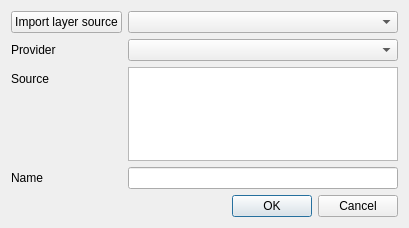
<?xml version="1.0" encoding="UTF-8"?>
<ui version="4.0">
 <class>QgsEmbeddedLayerSelectDialog</class>
 <widget class="QDialog" name="QgsEmbeddedLayerSelectDialog">
  <property name="geometry">
   <rect>
    <x>0</x>
    <y>0</y>
    <width>409</width>
    <height>228</height>
   </rect>
  </property>
  <property name="windowTitle">
   <string>Dialog</string>
  </property>
  <layout class="QFormLayout" name="formLayout">
   <item row="1" column="0">
    <widget class="QLabel" name="label">
     <property name="text">
      <string>Provider</string>
     </property>
    </widget>
   </item>
   <item row="2" column="0">
    <widget class="QLabel" name="label_2">
     <property name="text">
      <string>Source</string>
     </property>
    </widget>
   </item>
   <item row="3" column="0">
    <widget class="QLabel" name="label_3">
     <property name="text">
      <string>Name</string>
     </property>
    </widget>
   </item>
   <item row="4" column="1">
    <widget class="QDialogButtonBox" name="buttonBox">
     <property name="orientation">
      <enum>Qt::Horizontal</enum>
     </property>
     <property name="standardButtons">
      <set>QDialogButtonBox::Cancel|QDialogButtonBox::Ok</set>
     </property>
    </widget>
   </item>
   <item row="0" column="0">
    <widget class="QPushButton" name="mImportBtn">
     <property name="text">
      <string>Import layer source</string>
     </property>
    </widget>
   </item>
   <item row="0" column="1">
    <widget class="QComboBox" name="mLayers"/>
   </item>
   <item row="1" column="1">
    <widget class="QComboBox" name="mProviders"/>
   </item>
   <item row="3" column="1">
    <widget class="QLineEdit" name="mLayerName"/>
   </item>
   <item row="2" column="1">
    <widget class="QPlainTextEdit" name="mSource"/>
   </item>
  </layout>
 </widget>
 <resources/>
 <connections>
  <connection>
   <sender>buttonBox</sender>
   <signal>accepted()</signal>
   <receiver>QgsEmbeddedLayerSelectDialog</receiver>
   <slot>accept()</slot>
   <hints>
    <hint type="sourcelabel">
     <x>248</x>
     <y>254</y>
    </hint>
    <hint type="destinationlabel">
     <x>157</x>
     <y>274</y>
    </hint>
   </hints>
  </connection>
  <connection>
   <sender>buttonBox</sender>
   <signal>rejected()</signal>
   <receiver>QgsEmbeddedLayerSelectDialog</receiver>
   <slot>reject()</slot>
   <hints>
    <hint type="sourcelabel">
     <x>316</x>
     <y>260</y>
    </hint>
    <hint type="destinationlabel">
     <x>286</x>
     <y>274</y>
    </hint>
   </hints>
  </connection>
 </connections>
</ui>
